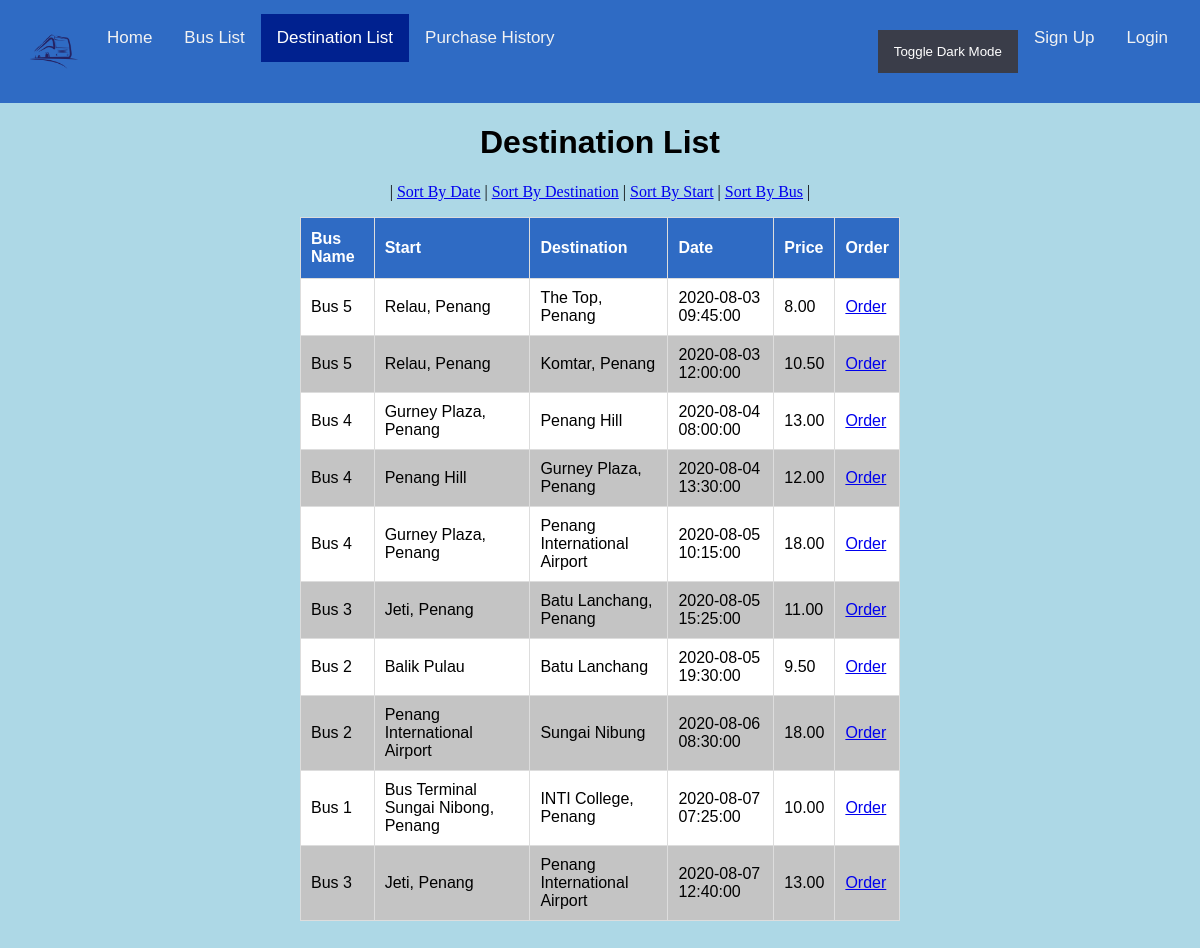
The app's page /destList.php with its own data.
### tables this page shows
CREATE TABLE `route` (
  `route_id` int(11) NOT NULL,
  `start` varchar(250) NOT NULL,
  `destination` varchar(250) NOT NULL,
  `date` datetime NOT NULL,
  `price` decimal(6,2) NOT NULL,
  `bus_id` int(11) NOT NULL
);

CREATE TABLE `bus` (
  `bus_id` int(11) NOT NULL,
  `bus_name` varchar(50) NOT NULL
);

### destList.php (the view, shortened to what this page needs)
<html>
    <head>
        <link rel="stylesheet" href="style.css">
    </head>
    <body>
        <?php
            include ('header.php');
        ?>
        <center>
        <h1>Destination List</h1>
		<p>| <a href="destList.php">Sort By Date</a> | <a href="destList.php?sort=1">Sort By Destination</a> |
		<a href="destList.php?sort=2">Sort By Start</a> | <a href="destList.php?sort=3">Sort By Bus</a> |</p>
        <?php
            require("database.php");
            $sql= "SELECT * from route";
            $result = $connect->query($sql);
            if($result->num_rows > 0) {
                $query = mysqli_query($connect, "SELECT * from route");
		        while ($row = mysqli_fetch_array($query)) {
			        $rows[] = $row;
		        }
		        usort($rows, 'sort_routes');
				echo "<table border = '1' id='table'>";
				echo "	<tr>
						<th>Bus Name</th>
						<th>Start</th>
						<th>Destination</th>
						<th>Date</th>
                        <th>Price</th>
                        <th>Order</th>
						</tr>";
				foreach ($rows as $row){
					$id = $row['bus_id'];
					$query = "SELECT bus_name FROM bus WHERE bus_id = '$id'";
					$busName = mysqli_query($connect, $query);
					$busName = mysqli_fetch_row($busName);
					$busName = $busName[0];
					echo "<tr>";
					echo "<td>".$busName."</td>";
					echo "<td>".$row['start']."</td>";
					echo "<td>".$row['destination']."</td>";
					echo "<td>".$row['date']."</td>";
                    echo "<td>".$row['price']."</td>";
                    if((isset($_SESSION['login']) && $_SESSION['login'] == 'OK')) {
                        echo "<td><a href='purDetails.php?id=".$row['route_id']."'?>Order</a></td>";
                    }else{
                        echo "<td><a href='login.php'>Order</a></td>";
                    }
					echo "</tr>";
				}
                echo "</table>";
            }else {
                echo "0 results";
            }
        ?>
        </center>
    </body>
</html>

### header.php (shortened to what this page needs)
<div class='header'>
  <img src="buslogo.png">
  <?php
    if (basename($_SERVER['PHP_SELF']) == 'home.php') {
      echo "<a href='home.php' class='active'>Home</a>";
    }
    else {
      echo "<a href='home.php'>Home</a>";
    }
    if (basename($_SERVER['PHP_SELF']) == 'busList.php') {
      echo "<a href='busList.php' class='active'>Bus List</a>";
    }
    else {
      echo "<a href='busList.php'>Bus List</a>";
    }
    if (basename($_SERVER['PHP_SELF']) == 'destList.php') {
      echo "<a href='destList.php' class='active'>Destination List</a>";
    }
    else {
      echo "<a href='destList.php'>Destination List</a>";
    }
    if (basename($_SERVER['PHP_SELF']) == 'purHistory.php') {
      echo "<a href='purHistory.php' class='active'>Purchase History</a>";
    }
    else {
      echo "<a href='purHistory.php'>Purchase History</a>";
    }
  ?>
  <?php
    require 'logincheck.php';
  ?>
  <div class="header2">
  <?php
	  echo "<form method = 'post'>";
    echo "<button type='submit' class >Toggle Dark Mode</button>";
	  echo "</form>";
  ?>
</div>
</div>

### logincheck.php (shortened to what this page needs)
<link rel="stylesheet" href="style.css">
<?php
    if((isset($_SESSION['login']) && $_SESSION['login'] == 'OK')) {
        echo "<div class='header2'>";
        echo "<a href='logout.php' class='btn btn-primary'>Logout</a>";
        echo "<a>Welcome, ".$_SESSION['username']."</a>";
        echo "</div>";
    }else{
        echo "<div class='header2'>";
        echo "<a href='login.php'>Login</a>";
        echo "<a href='registration.php'>Sign Up</a>";
        echo "</div>";
    }
?>

### style.css (style rules this page uses)
img { float:left; width: 75px; }
body { margin-top: 0; margin-left: 0; margin-right: 0; margin-bottom: 50; background-color: lightblue; }
h1 { font-family: "Trebuchet MS", Arial, Helvetica, sans-serif; }
button { background-color: #00218f; font-family: "Trebuchet MS", Arial, Helvetica, sans-serif; color: white; border: none; text-align: center; text-decoration: none; cursor: pointer; vertical-align: top; padding: 14px 16px; }
#table { font-family: "Trebuchet MS", Arial, Helvetica, sans-serif; border-collapse: collapse; width: 50%; }
#table td, #table th { border: 1px solid #ddd; padding: 10px; color: black; }
#table tr:nth-child(even) { background-color: #ffffff; }
#table tr:nth-child(odd) { background-color: #c4c4c4; }
#table th { padding-top: 12px; padding-bottom: 12px; text-align: left; background-color: rgb(47, 107, 196); color: white; }
.header { background-color: rgb(47, 107, 196); padding: 14px 16px; overflow: hidden; }
.header a { float: left; color: #f2f2f2; text-align: center; padding: 14px 16px; text-decoration: none; font-size: 17px; font-family: "Trebuchet MS", Arial, Helvetica, sans-serif; }
.header a.active { background-color: #00218f; color: white; }
.header2 a { float:right; }
.header2 button { float:right; background-color: #3a3d49; font-family: "Trebuchet MS", Arial, Helvetica, sans-serif; color: white; border: none; text-decoration: none; cursor: pointer; vertical-align: top; padding: 14px 16px; }

### records on screen
route: bus.bus_name "Bus 5", start "Relau, Penang", destination "The Top, Penang", date "2020-08-03 09:45:00", price "8.00"
route: bus.bus_name "Bus 5", start "Relau, Penang", destination "Komtar, Penang", date "2020-08-03 12:00:00", price "10.50"
route: bus.bus_name "Bus 4", start "Gurney Plaza, Penang", destination "Penang Hill", date "2020-08-04 08:00:00", price "13.00"
route: bus.bus_name "Bus 4", start "Penang Hill", destination "Gurney Plaza, Penang", date "2020-08-04 13:30:00", price "12.00"
route: bus.bus_name "Bus 4", start "Gurney Plaza, Penang", destination "Penang International Airport", date "2020-08-05 10:15:00", price "18.00"
route: bus.bus_name "Bus 3", start "Jeti, Penang", destination "Batu Lanchang, Penang", date "2020-08-05 15:25:00", price "11.00"
route: bus.bus_name "Bus 2", start "Balik Pulau", destination "Batu Lanchang", date "2020-08-05 19:30:00", price "9.50"
route: bus.bus_name "Bus 2", start "Penang International Airport", destination "Sungai Nibung", date "2020-08-06 08:30:00", price "18.00"
route: bus.bus_name "Bus 1", start "Bus Terminal Sungai Nibong, Penang", destination "INTI College, Penang", date "2020-08-07 07:25:00", price "10.00"
route: bus.bus_name "Bus 3", start "Jeti, Penang", destination "Penang International Airport", date "2020-08-07 12:40:00", price "13.00"
